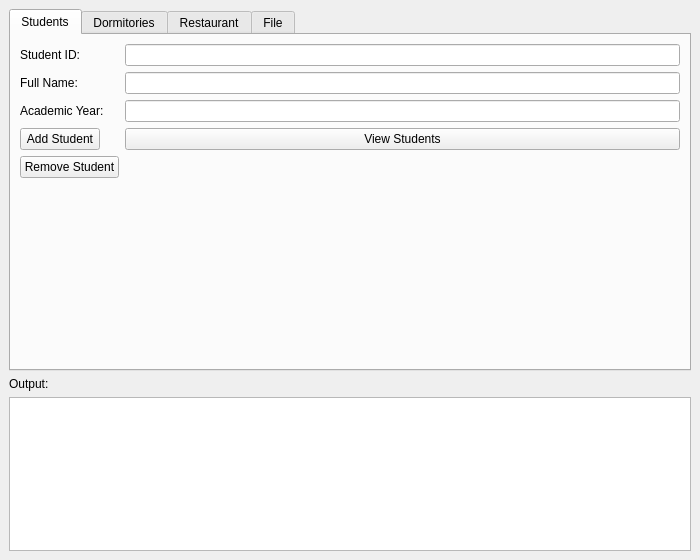
<?xml version="1.0" encoding="UTF-8"?>
<ui version="4.0">
 <class>MainWindow</class>
 <widget class="QMainWindow" name="MainWindow">
  <property name="geometry">
   <rect><x>0</x><y>0</y><width>700</width><height>560</height></rect>
  </property>
  <property name="windowTitle"><string>ENSIA - UDRMS</string></property>
  <widget class="QWidget" name="centralwidget">
   <layout class="QVBoxLayout" name="verticalLayout">
    <item>
     <widget class="QTabWidget" name="tabWidget">

      <!-- ===================== STUDENTS TAB ===================== -->
      <widget class="QWidget" name="tabStudents">
       <attribute name="title"><string>Students</string></attribute>
       <layout class="QFormLayout" name="formStudents">
        <item row="0" column="0"><widget class="QLabel" name="label1"><property name="text"><string>Student ID:</string></property></widget></item>
        <item row="0" column="1"><widget class="QLineEdit" name="lineStuId"/></item>

        <item row="1" column="0"><widget class="QLabel" name="label2"><property name="text"><string>Full Name:</string></property></widget></item>
        <item row="1" column="1"><widget class="QLineEdit" name="lineStuName"/></item>

        <item row="2" column="0"><widget class="QLabel" name="label3"><property name="text"><string>Academic Year:</string></property></widget></item>
        <item row="2" column="1"><widget class="QLineEdit" name="lineStuYear"/></item>

        <item row="3" column="0">
         <widget class="QPushButton" name="btnAddStudent"><property name="text"><string>Add Student</string></property></widget>
        </item>
        <item row="3" column="1">
         <widget class="QPushButton" name="btnViewStudents"><property name="text"><string>View Students</string></property></widget>
        </item>
        <item row="4" column="0">
         <widget class="QPushButton" name="btnRemoveStudent"><property name="text"><string>Remove Student</string></property></widget>
        </item>
       </layout>
      </widget>

      <!-- ===================== DORMITORIES TAB ===================== -->
      <widget class="QWidget" name="tabDorms">
       <attribute name="title"><string>Dormitories</string></attribute>
       <layout class="QVBoxLayout" name="vboxDorms">

        <item>
         <layout class="QFormLayout" name="formDormAdd">
          <item row="0" column="0"><widget class="QLabel" name="lblDormName"><property name="text"><string>Dorm Name:</string></property></widget></item>
          <item row="0" column="1"><widget class="QLineEdit" name="lineDormName"/></item>
          <item row="1" column="0">
           <widget class="QPushButton" name="btnAddDorm"><property name="text"><string>Add Dormitory</string></property></widget>
          </item>
         </layout>
        </item>

        <item>
         <widget class="QLabel" name="lblRoomSection"><property name="text"><string>--- Add Room ---</string></property></widget>
        </item>
        <item>
         <layout class="QFormLayout" name="formRoom">
          <item row="0" column="0"><widget class="QLabel" name="lblRoomDorm"><property name="text"><string>Dorm Name:</string></property></widget></item>
          <item row="0" column="1"><widget class="QLineEdit" name="lineRoomDorm"/></item>
          <item row="1" column="0"><widget class="QLabel" name="lblRoomNum"><property name="text"><string>Room Number:</string></property></widget></item>
          <item row="1" column="1"><widget class="QLineEdit" name="lineRoomNum"/></item>
          <item row="2" column="0"><widget class="QLabel" name="lblRoomCap"><property name="text"><string>Capacity:</string></property></widget></item>
          <item row="2" column="1"><widget class="QLineEdit" name="lineRoomCap"/></item>
          <item row="3" column="0">
           <widget class="QPushButton" name="btnAddRoom"><property name="text"><string>Add Room</string></property></widget>
          </item>
         </layout>
        </item>

        <item>
         <widget class="QLabel" name="lblAssignSection"><property name="text"><string>--- Assign Student to Room ---</string></property></widget>
        </item>
        <item>
         <layout class="QFormLayout" name="formAssign">
          <item row="0" column="0"><widget class="QLabel" name="lblAssignDorm"><property name="text"><string>Dorm Name:</string></property></widget></item>
          <item row="0" column="1"><widget class="QLineEdit" name="lineAssignDorm"/></item>
          <item row="1" column="0"><widget class="QLabel" name="lblAssignSid"><property name="text"><string>Student ID:</string></property></widget></item>
          <item row="1" column="1"><widget class="QLineEdit" name="lineAssignSid"/></item>
          <item row="2" column="0"><widget class="QLabel" name="lblAssignRoom"><property name="text"><string>Room Number:</string></property></widget></item>
          <item row="2" column="1"><widget class="QLineEdit" name="lineAssignRoom"/></item>
          <item row="3" column="0">
           <widget class="QPushButton" name="btnAssign"><property name="text"><string>Assign Student</string></property></widget>
          </item>
          <item row="3" column="1">
           <widget class="QPushButton" name="btnViewUniversity"><property name="text"><string>View All Info</string></property></widget>
          </item>
         </layout>
        </item>

       </layout>
      </widget>

      <!-- ===================== RESTAURANT TAB ===================== -->
      <widget class="QWidget" name="tabRest">
       <attribute name="title"><string>Restaurant</string></attribute>
       <layout class="QFormLayout" name="formRest">
        <item row="0" column="0"><widget class="QLabel" name="lblRestDorm"><property name="text"><string>Dorm Name:</string></property></widget></item>
        <item row="0" column="1"><widget class="QLineEdit" name="lineRestDorm"/></item>

        <item row="1" column="0"><widget class="QLabel" name="lblBreak"><property name="text"><string>Breakfast:</string></property></widget></item>
        <item row="1" column="1"><widget class="QLineEdit" name="lineBreak"/></item>

        <item row="2" column="0"><widget class="QLabel" name="lblLunch"><property name="text"><string>Lunch:</string></property></widget></item>
        <item row="2" column="1"><widget class="QLineEdit" name="lineLunch"/></item>

        <item row="3" column="0"><widget class="QLabel" name="lblDinner"><property name="text"><string>Dinner:</string></property></widget></item>
        <item row="3" column="1"><widget class="QLineEdit" name="lineDinner"/></item>

        <item row="4" column="0">
         <widget class="QPushButton" name="btnSetMenu"><property name="text"><string>Set Menu</string></property></widget>
        </item>
        <item row="4" column="1">
         <widget class="QPushButton" name="btnViewMenu"><property name="text"><string>View Menu</string></property></widget>
        </item>
       </layout>
      </widget>

      <!-- ===================== FILE TAB ===================== -->
      <widget class="QWidget" name="tabFile">
       <attribute name="title"><string>File</string></attribute>
       <layout class="QVBoxLayout" name="vboxFile">
        <item><widget class="QPushButton" name="btnSave"><property name="text"><string>Save Data to File</string></property></widget></item>
        <item><widget class="QPushButton" name="btnLoad"><property name="text"><string>Load Data from File</string></property></widget></item>
       </layout>
      </widget>

     </widget>
    </item>

    <!-- ===================== OUTPUT BOX (shared, below tabs) ===================== -->
    <item>
     <widget class="QLabel" name="lblOutput"><property name="text"><string>Output:</string></property></widget>
    </item>
    <item>
     <widget class="QTextEdit" name="textOutput">
      <property name="readOnly"><bool>true</bool></property>
     </widget>
    </item>

   </layout>
  </widget>
 </widget>
 <resources/>
 <connections/>
</ui>
